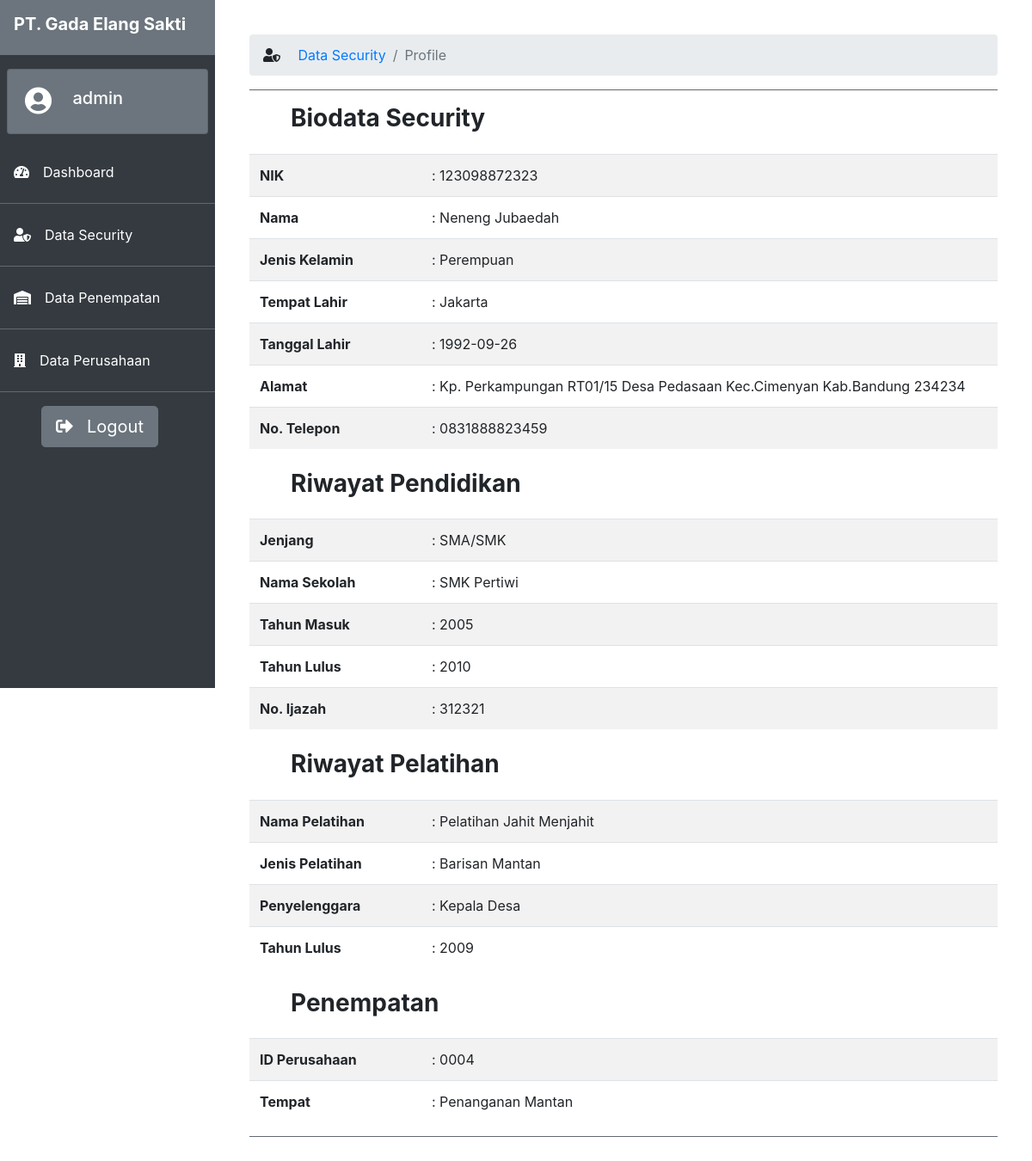
Page /user/sec-profile.php?nik=123098872323 (signed in) on the committed database.
### tables this page shows
CREATE TABLE `tbkaryawan` (
  `nik` varchar(20) NOT NULL,
  `nama` varchar(225) NOT NULL,
  `jenis_kelamin` varchar(20) NOT NULL,
  `tempat_lahir` varchar(20) NOT NULL,
  `tanggal_lahir` varchar(20) NOT NULL,
  `alamat` varchar(225) NOT NULL,
  `no_telepon` varchar(20) NOT NULL
);

CREATE TABLE `tbpenempatan` (
  `nik` varchar(20) NOT NULL,
  `idperusahaan` varchar(20) NOT NULL,
  `tempat` varchar(20) NOT NULL
);

CREATE TABLE `tbpendidikan` (
  `nik` varchar(20) NOT NULL,
  `jenjang` varchar(20) NOT NULL,
  `sekolah` varchar(225) NOT NULL,
  `masuk` int(4) NOT NULL,
  `keluar` int(4) NOT NULL,
  `ijazah` varchar(20) NOT NULL
);

CREATE TABLE `tbpelatihan` (
  `nik` varchar(20) NOT NULL,
  `idpelatihan` int(20) NOT NULL,
  `nmpelatihan` varchar(225) NOT NULL,
  `jnspelatihan` varchar(225) NOT NULL,
  `penyelenggara` varchar(225) NOT NULL,
  `thn` varchar(4) NOT NULL
);

### user/sec-profile.php (the view)
<?php include '../teamplate/head-user.php';
include '../koneksi.php'; ?>
<div class="content">
    <nav aria-label="breadcrumb">
        <ol class="breadcrumb">
            <li class="breadcrumb-item">
                <i class="fas fa-user-shield mr-3"></i>
                <a href="sec-index.php"> Data Security</a>
            </li>
            <li class="breadcrumb-item active" aria-current="page">Profile</li>
        </ol>
    </nav>
    <hr class="bg-secondary">
    <?php
    $nik = $_GET['nik'];
    $profile = mysqli_query($koneksi, "SELECT * FROM `tbkaryawan` LEFT JOIN `tbpelatihan` ON `tbpelatihan`.`nik` = `tbkaryawan`.`nik` LEFT JOIN `tbpendidikan` ON `tbpendidikan`.`nik` = `tbkaryawan`.`nik` LEFT JOIN `tbpenempatan` ON `tbpenempatan`.`nik` = `tbkaryawan`.`nik` WHERE `tbkaryawan`.`nik`=$nik");
    while ($row = mysqli_fetch_array($profile)) {
    ?>
        <div class="row justify-content-around my-3">
            <div class="col ml-5">
                <h3><b>Biodata Security</b></h3>
            </div>
        </div>
        <table class="table table-striped">
            <tbody>
                <tr>
                    <th scope="row" width="200px"> NIK</th>
                    <td>: <?php echo $row['nik'] ?></td>
                </tr>
                <tr>
                    <th scope="row"> Nama</th>
                    <td>: <?php echo $row['nama'] ?></td>
                </tr>
                <tr>
                    <th scope="row"> Jenis Kelamin</th>
                    <td>: <?php echo $row['jenis_kelamin'] ?></td>
                </tr>
                <tr>
                    <th scope="row"> Tempat Lahir</th>
                    <td>: <?php echo $row['tempat_lahir'] ?></td>
                </tr>
                <tr>
                    <th scope="row"> Tanggal Lahir</th>
                    <td>: <?php echo $row['tanggal_lahir'] ?></td>
                </tr>
                <tr>
                    <th scope="row"> Alamat</th>
                    <td>: <?php echo $row['alamat'] ?></td>
                </tr>
                <tr>
                    <th scope="row"> No. Telepon</th>
                    <td>: <?php echo $row['no_telepon'] ?></td>
                </tr>
            </tbody>
        </table>
        <div class="my-4 ml-5">
            <h3><b>Riwayat Pendidikan</b></h3>
        </div>
        <table class="table table-striped">
            <tbody>
                <tr>
                    <th scope="row" width="200px"> Jenjang</th>
                    <td>: <?php echo $row['jenjang'] ?></td>
                </tr>
                <tr>
                    <th scope="row"> Nama Sekolah</th>
                    <td>: <?php echo $row['sekolah'] ?></td>
                </tr>
                <tr>
                    <th scope="row"> Tahun Masuk</th>
                    <td>: <?php echo $row['masuk'] ?></td>
                </tr>
                <tr>
                    <th scope="row"> Tahun Lulus</th>
                    <td>: <?php echo $row['keluar'] ?></td>
                </tr>
                <tr>
                    <th scope="row"> No. Ijazah</th>
                    <td>: <?php echo $row['ijazah'] ?></td>
                </tr>
            </tbody>
        </table>
        <div class="my-4 ml-5">
            <h3><b>Riwayat Pelatihan</b></h3>
        </div>
        <table class="table table-striped">
            <tbody>
                <tr>
                    <th scope="row" width="200px"> Nama Pelatihan</th>
                    <td>: <?php echo $row['nmpelatihan'] ?></td>
                </tr>
                <tr>
                    <th scope="row"> Jenis Pelatihan</th>
                    <td>: <?php echo $row['jnspelatihan'] ?></td>
                </tr>
                <tr>
                    <th scope="row"> Penyelenggara</th>
                    <td>: <?php echo $row['penyelenggara'] ?></td>
                </tr>
                <tr>
                    <th scope="row"> Tahun Lulus</th>
                    <td>: <?php echo $row['thn'] ?></td>
                </tr>
            </tbody>
        </table>
        <div class="my-4 ml-5">
            <h3><b>Penempatan</b></h3>
        </div>
        <table class="table table-striped">
            <tbody>
                <tr>
                    <th scope="row" width="200px"> ID Perusahaan</th>
                    <td>: <?php echo $row['idperusahaan'] ?></td>
                </tr>
                <tr>
                    <th scope="row"> Tempat</th>
                    <td>: <?php echo $row['tempat'] ?></td>
                </tr>
            </tbody>
        </table>
    <?php } ?>
    <hr class="bg-secondary">
</div>
<?php include '../teamplate/footer.php'; ?>

### rows in the picture
tbkaryawan: tbpenempatan.nik "123098872323", nama "Neneng Jubaedah", jenis_kelamin "Perempuan", tempat_lahir "Jakarta", tanggal_lahir "1992-09-26", alamat "Kp. Perkampungan RT01/15 Desa Pedasaan Kec.Cimenyan Kab.Bandung 234234", no_telepon "0831888823459", tbpendidikan.jenjang "SMA/SMK", tbpendidikan.sekolah "SMK Pertiwi", tbpendidikan.masuk "2005", tbpendidikan.keluar "2010", tbpendidikan.ijazah "312321", tbpelatihan.nmpelatihan "Pelatihan Jahit Menjahit", tbpelatihan.jnspelatihan "Barisan Mantan", tbpelatihan.penyelenggara "Kepala Desa", tbpelatihan.thn "2009", tbpenempatan.idperusahaan "0004", tbpenempatan.tempat "Penanganan Mantan"

### other values in the picture
$_SESSION['username'] "admin"
